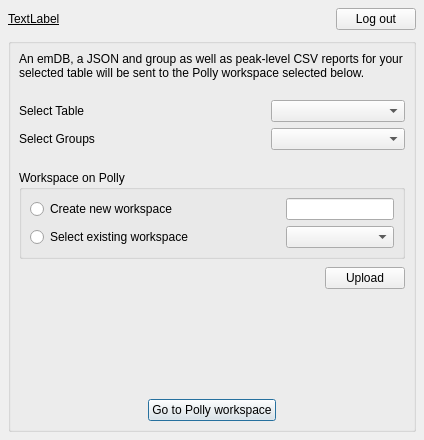
<?xml version="1.0" encoding="UTF-8"?>
<ui version="4.0">
 <class>PollyElmavenInterfaceDialog</class>
 <widget class="QDialog" name="PollyElmavenInterfaceDialog">
  <property name="windowModality">
   <enum>Qt::NonModal</enum>
  </property>
  <property name="enabled">
   <bool>true</bool>
  </property>
  <property name="geometry">
   <rect>
    <x>0</x>
    <y>0</y>
    <width>424</width>
    <height>440</height>
   </rect>
  </property>
  <property name="minimumSize">
   <size>
    <width>424</width>
    <height>440</height>
   </size>
  </property>
  <property name="maximumSize">
   <size>
    <width>424</width>
    <height>440</height>
   </size>
  </property>
  <property name="windowTitle">
   <string>Send files to Polly workspace</string>
  </property>
  <property name="sizeGripEnabled">
   <bool>false</bool>
  </property>
  <property name="modal">
   <bool>false</bool>
  </property>
  <layout class="QGridLayout" name="gridLayout_2">
   <property name="leftMargin">
    <number>8</number>
   </property>
   <property name="topMargin">
    <number>8</number>
   </property>
   <property name="rightMargin">
    <number>8</number>
   </property>
   <property name="bottomMargin">
    <number>8</number>
   </property>
   <property name="verticalSpacing">
    <number>8</number>
   </property>
   <item row="0" column="0">
    <widget class="QLabel" name="usernameLabel">
     <property name="font">
      <font>
       <underline>true</underline>
      </font>
     </property>
     <property name="text">
      <string>TextLabel</string>
     </property>
    </widget>
   </item>
   <item row="2" column="0" colspan="3">
    <widget class="QGroupBox" name="mainForm">
     <property name="title">
      <string/>
     </property>
     <layout class="QVBoxLayout" name="verticalLayout" stretch="0,0,0,0,1,0">
      <property name="spacing">
       <number>8</number>
      </property>
      <property name="leftMargin">
       <number>8</number>
      </property>
      <property name="topMargin">
       <number>8</number>
      </property>
      <property name="rightMargin">
       <number>8</number>
      </property>
      <property name="bottomMargin">
       <number>8</number>
      </property>
      <item>
       <widget class="QLabel" name="label_2">
        <property name="text">
         <string>An emDB, a JSON and group as well as peak-level CSV reports for your selected table will be sent to the Polly workspace selected below.</string>
        </property>
        <property name="wordWrap">
         <bool>true</bool>
        </property>
       </widget>
      </item>
      <item>
       <layout class="QGridLayout" name="gridLayout">
        <property name="leftMargin">
         <number>0</number>
        </property>
        <property name="topMargin">
         <number>12</number>
        </property>
        <property name="rightMargin">
         <number>0</number>
        </property>
        <property name="bottomMargin">
         <number>12</number>
        </property>
        <item row="1" column="0">
         <widget class="QLabel" name="label_4">
          <property name="text">
           <string>Select Groups</string>
          </property>
         </widget>
        </item>
        <item row="0" column="0">
         <widget class="QLabel" name="label_6">
          <property name="text">
           <string>Select Table</string>
          </property>
         </widget>
        </item>
        <item row="1" column="1">
         <widget class="QComboBox" name="groupSetComboAlt">
          <property name="sizePolicy">
           <sizepolicy hsizetype="Expanding" vsizetype="Fixed">
            <horstretch>0</horstretch>
            <verstretch>0</verstretch>
           </sizepolicy>
          </property>
          <property name="maximumSize">
           <size>
            <width>134</width>
            <height>16777215</height>
           </size>
          </property>
         </widget>
        </item>
        <item row="0" column="1">
         <widget class="QComboBox" name="peakTableComboAlt">
          <property name="sizePolicy">
           <sizepolicy hsizetype="Expanding" vsizetype="Fixed">
            <horstretch>0</horstretch>
            <verstretch>0</verstretch>
           </sizepolicy>
          </property>
          <property name="maximumSize">
           <size>
            <width>134</width>
            <height>16777215</height>
           </size>
          </property>
         </widget>
        </item>
       </layout>
      </item>
      <item>
       <widget class="QGroupBox" name="projectOptionsAlt">
        <property name="sizePolicy">
         <sizepolicy hsizetype="Preferred" vsizetype="Preferred">
          <horstretch>0</horstretch>
          <verstretch>0</verstretch>
         </sizepolicy>
        </property>
        <property name="title">
         <string>Workspace on Polly</string>
        </property>
        <layout class="QVBoxLayout" name="verticalLayout_2">
         <property name="leftMargin">
          <number>8</number>
         </property>
         <property name="topMargin">
          <number>8</number>
         </property>
         <property name="rightMargin">
          <number>8</number>
         </property>
         <property name="bottomMargin">
          <number>8</number>
         </property>
         <item>
          <layout class="QGridLayout" name="gridLayout_4">
           <item row="0" column="1">
            <spacer name="horizontalSpacer_10">
             <property name="orientation">
              <enum>Qt::Horizontal</enum>
             </property>
             <property name="sizeHint" stdset="0">
              <size>
               <width>40</width>
               <height>20</height>
              </size>
             </property>
            </spacer>
           </item>
           <item row="0" column="2">
            <widget class="QLineEdit" name="newProjectEntryAlt"/>
           </item>
           <item row="1" column="2">
            <widget class="QComboBox" name="existingProjectComboAlt"/>
           </item>
           <item row="1" column="1">
            <spacer name="horizontalSpacer_11">
             <property name="orientation">
              <enum>Qt::Horizontal</enum>
             </property>
             <property name="sizeHint" stdset="0">
              <size>
               <width>40</width>
               <height>20</height>
              </size>
             </property>
            </spacer>
           </item>
           <item row="1" column="0">
            <widget class="QRadioButton" name="existingProjectRadioAlt">
             <property name="text">
              <string>Select existing workspace</string>
             </property>
            </widget>
           </item>
           <item row="0" column="0">
            <widget class="QRadioButton" name="newProjectRadioAlt">
             <property name="text">
              <string>Create new workspace</string>
             </property>
            </widget>
           </item>
          </layout>
         </item>
        </layout>
       </widget>
      </item>
      <item>
       <layout class="QHBoxLayout" name="horizontalLayout_6">
        <item>
         <widget class="QLabel" name="statusUpdateAlt">
          <property name="text">
           <string/>
          </property>
         </widget>
        </item>
        <item>
         <spacer name="horizontalSpacer_2">
          <property name="orientation">
           <enum>Qt::Horizontal</enum>
          </property>
          <property name="sizeHint" stdset="0">
           <size>
            <width>40</width>
            <height>20</height>
           </size>
          </property>
         </spacer>
        </item>
        <item>
         <widget class="QPushButton" name="uploadButtonAlt">
          <property name="text">
           <string>Upload</string>
          </property>
          <property name="autoDefault">
           <bool>false</bool>
          </property>
         </widget>
        </item>
       </layout>
      </item>
      <item>
       <spacer name="verticalSpacer">
        <property name="orientation">
         <enum>Qt::Vertical</enum>
        </property>
        <property name="sizeHint" stdset="0">
         <size>
          <width>20</width>
          <height>40</height>
         </size>
        </property>
       </spacer>
      </item>
      <item>
       <layout class="QHBoxLayout" name="horizontalLayout_8">
        <item>
         <spacer name="horizontalSpacer_13">
          <property name="orientation">
           <enum>Qt::Horizontal</enum>
          </property>
          <property name="sizeHint" stdset="0">
           <size>
            <width>40</width>
            <height>20</height>
           </size>
          </property>
         </spacer>
        </item>
        <item>
         <widget class="QPushButton" name="gotoPollyButtonAlt">
          <property name="text">
           <string>Go to Polly workspace</string>
          </property>
          <property name="default">
           <bool>true</bool>
          </property>
         </widget>
        </item>
        <item>
         <spacer name="horizontalSpacer_14">
          <property name="orientation">
           <enum>Qt::Horizontal</enum>
          </property>
          <property name="sizeHint" stdset="0">
           <size>
            <width>40</width>
            <height>20</height>
           </size>
          </property>
         </spacer>
        </item>
       </layout>
      </item>
     </layout>
    </widget>
   </item>
   <item row="0" column="2">
    <widget class="QPushButton" name="logoutButton">
     <property name="text">
      <string>Log out</string>
     </property>
    </widget>
   </item>
   <item row="0" column="1">
    <spacer name="horizontalSpacer">
     <property name="orientation">
      <enum>Qt::Horizontal</enum>
     </property>
     <property name="sizeHint" stdset="0">
      <size>
       <width>40</width>
       <height>20</height>
      </size>
     </property>
    </spacer>
   </item>
  </layout>
 </widget>
 <layoutdefault spacing="6" margin="11"/>
 <resources/>
 <connections/>
</ui>
